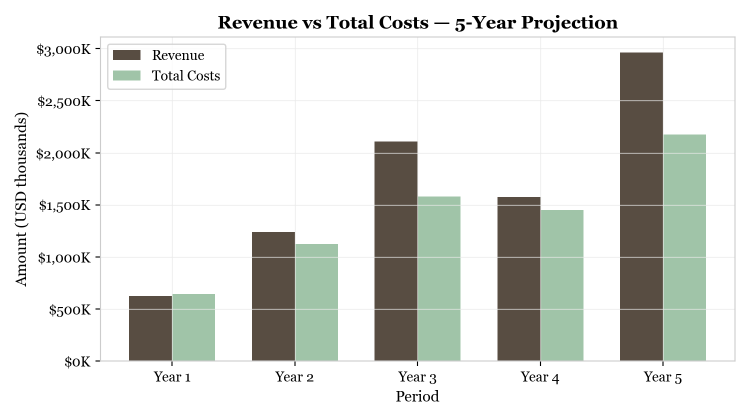
#> input picture scripts/bp_v2/_charts/01_revenue_vs_costs.png, 1500 x 840 px (shown at 1/2 size)
$ python thumbnail_generator.py bp_v2/_charts out.png 5
#> lines starting #> are read from the running program, lines starting #| are printed output that depends on the picture
#!/usr/bin/env python3
"""
Petition Engine — Thumbnail Generator
Converts PDFs and images into standardized thumbnails for DOCX insertion.
"""

import sys
import os
import json
import fitz  # PyMuPDF
from PIL import Image
from pathlib import Path

THUMBNAIL_WIDTH = 800
THUMBNAIL_QUALITY = 85
DPI = 150
SUPPORTED_EXTENSIONS = {'.pdf', '.png', '.jpg', '.jpeg', '.tiff', '.tif', '.bmp', '.webp'}


def generate_thumbnail(input_path: str, output_dir: str, page: int = 0) -> dict:
#> called with input_path = 'bp_v2/_charts/01_revenue_vs_costs.png', output_dir = 'out.png', page = 0
    path_obj = Path(input_path)

    if not path_obj.exists():
        return {"error": f"Arquivo não encontrado: {input_path}"}

    if path_obj.suffix.lower() not in SUPPORTED_EXTENSIONS:
        return {"error": f"Formato não suportado: {path_obj.suffix}"}

    os.makedirs(output_dir, exist_ok=True)
    output_name = f"{path_obj.stem}_thumb_p{page}.jpg"
    output_path = os.path.join(output_dir, output_name)

    try:
        if path_obj.suffix.lower() == '.pdf':
            img = pdf_to_image(str(path_obj), page)
        else:
            img = Image.open(str(path_obj))
#> img is the input picture: PIL image 1500x840 RGBA; mean R, G, B, A 221.7, 223.9, 219.9, 255

        if img.mode != 'RGB':
            img = img.convert('RGB')
#> img: PIL image 1500x840 RGB

        aspect = img.height / img.width
#> aspect = 0.56
        new_width = THUMBNAIL_WIDTH
        new_height = int(new_width * aspect)
#> new_height = 448
        img = img.resize((new_width, new_height), Image.LANCZOS)
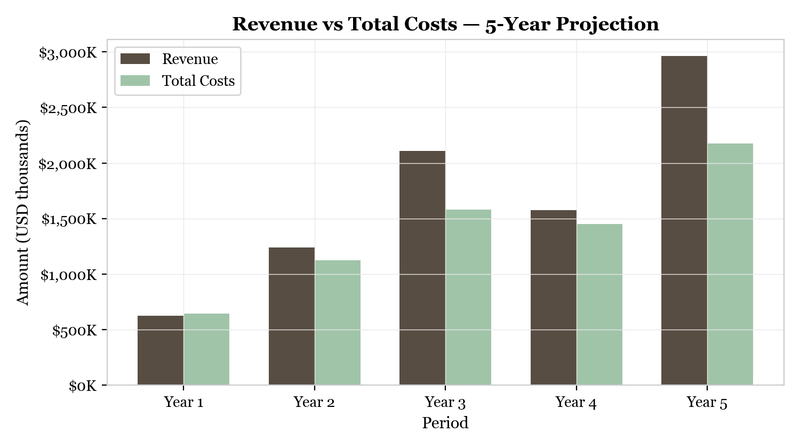
#> img: PIL image 800x448 RGB; mean R, G, B 221.5, 223.7, 219.7
        img.save(output_path, 'JPEG', quality=THUMBNAIL_QUALITY)

        return {
            "status": "ok",
            "input": str(path_obj),
            "output": output_path,
            "page": page,
            "width": new_width,
            "height": new_height,
            "size_bytes": os.path.getsize(output_path),
        }
    except Exception as e:
        return {"error": str(e), "input": str(path_obj)}


def pdf_to_image(pdf_path: str, page: int = 0) -> Image.Image:
    doc = fitz.open(pdf_path)
    if page >= len(doc):
        page = 0
    pg = doc[page]
    mat = fitz.Matrix(DPI / 72, DPI / 72)
    pix = pg.get_pixmap(matrix=mat)
    img = Image.frombytes("RGB", [pix.width, pix.height], pix.samples)
    doc.close()
    return img


def generate_all_thumbnails(folder_path: str, output_dir: str, max_pages: int = 1) -> list:
    results = []
    folder = Path(folder_path)

    if not folder.exists():
        return [{"error": f"Pasta não encontrada: {folder_path}"}]

    files = sorted([
        f for f in folder.rglob('*')
        if f.suffix.lower() in SUPPORTED_EXTENSIONS
    ])

    for file_path in files:
        if file_path.suffix.lower() == '.pdf':
            doc = fitz.open(str(file_path))
            pages = min(len(doc), max_pages)
            doc.close()
            for page in range(pages):
                result = generate_thumbnail(str(file_path), output_dir, page)
                results.append(result)
        else:
            result = generate_thumbnail(str(file_path), output_dir)
            results.append(result)
#> pass 2 of the loop in generate_all_thumbnails, `for file_path in files:`:
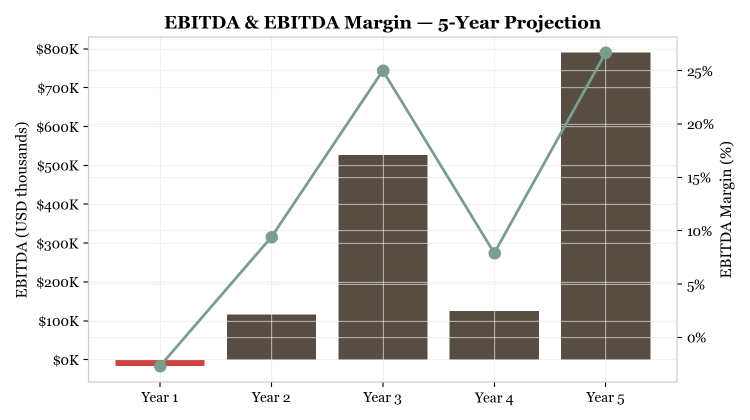
#> input picture scripts/bp_v2/_charts/02_ebitda.png, 1500 x 840 px (shown at 1/2 size)
#> in generate_thumbnail, img is the input picture: PIL image 1500x840 RGBA; mean R, G, B, A 221.4, 219.7, 217.7, 255
#> in generate_thumbnail (call 2), `img = img.resize((new_width, new_height), Image.LANCZOS)`:
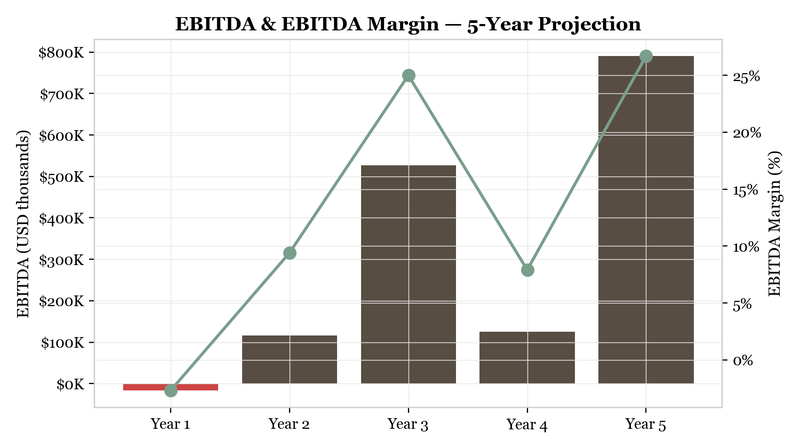
#> img: PIL image 800x448 RGB; mean R, G, B 221.1, 219.4, 217.5

    return results


if __name__ == '__main__':
    if len(sys.argv) < 3:
        print(json.dumps({"error": "Uso: thumbnail_generator.py <input_folder> <output_dir> [max_pages]"}))
        sys.exit(1)

    folder = sys.argv[1]
    output = sys.argv[2]
    max_pages = int(sys.argv[3]) if len(sys.argv) > 3 else 1

    results = generate_all_thumbnails(folder, output, max_pages)
    print(json.dumps(results, indent=2))
#> (printed output is left out)
